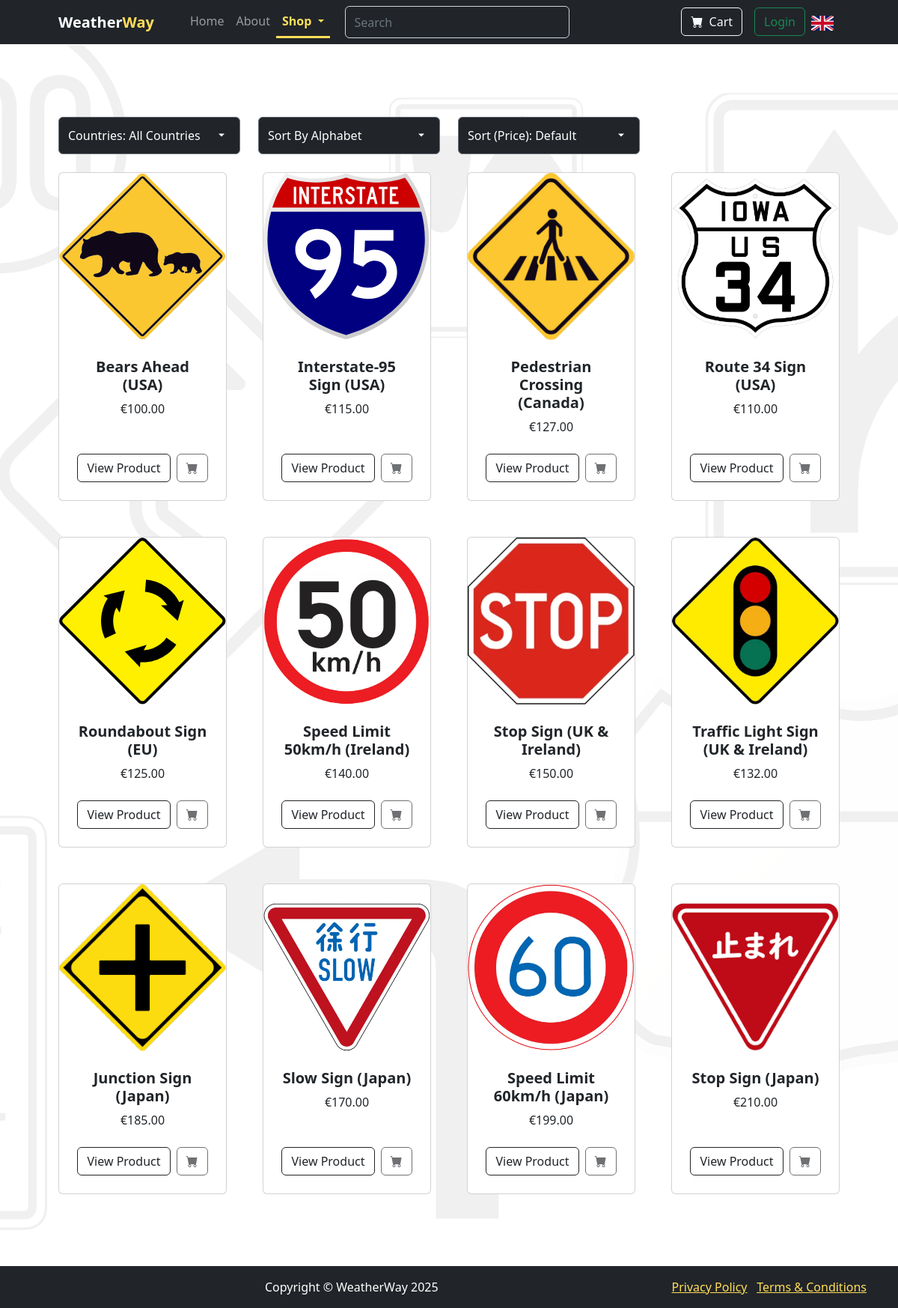
Screenshot of /all-products with the database file from the repository.
### model/models.py (models this page shows, shortened)
class Product(db.Model):
    id = db.Column(db.String(10), primary_key=True)
    name = db.Column(db.String(100), nullable=False)
    brand = db.Column(db.String(50), nullable=False)
    price = db.Column(db.Float(10000), nullable=False)
    coating = db.Column(db.String(50))
    materials = db.Column(db.String(100))
    embossing = db.Column(db.String(50))
    image_url = db.Column(db.String(200))
    description = db.Column(db.Text)
    country = db.Column(db.String(50), nullable=False)

### app.py (the view)
@app.route('/all-products', methods=['GET'])
def all_products():
    products = Product.query.all()
    countries = sorted(set(product.country for product in products))
    selected_country = request.args.get('country', '')
    selected_sort = request.args.get('sort', 'default')
    selected_price_sort = request.args.get('price_sort', 'default')
    if selected_country:
        products = Product.query.filter_by(country=selected_country).all()
    if selected_sort == 'a-z':
        products.sort(key=lambda x: x.name)
    elif selected_sort == 'z-a':
        products.sort(key=lambda x: x.name, reverse=True)
    if selected_price_sort == 'low-high':
        products.sort(key=lambda x: x.price)
    elif selected_price_sort == 'high-low':
        products.sort(key=lambda x: x.price, reverse=True)
    return render_template(
        'all-products.html',
        products=products,
        countries=countries,
        selected_country=selected_country,
        selected_sort=selected_sort,
        selected_price_sort=selected_price_sort
    )

### app.py (called while the page is built)
@app.context_processor
def inject_translations():
    language = session.get("language", "en")  # Default to English
    return {"t": translations.get(language, translations["en"])}  # Provide translation dictionary

@app.before_request
def ensure_basket_exists():
    if 'basket' not in session or not isinstance(session['basket'], dict):
        session['basket'] = {}  # Ensure it's always a dictionary
    session.modified = True  # Ensure session updates

### templates/all-products.html (shortened to what this page needs)
{% extends "base.html" %}
{% block content %}
<section class="py-5">
    <div class="container px-4 px-lg-5 mt-5">
        <form method="get" action="/all-products" class="mb-4">
            <div class="row gx-4">
                <div class="col-md-3 form-select-container" style="max-width: 18rem;">
                    <select name="country" class="form-select bg-dark text-white" onchange="this.form.submit()">
                        <option value="" {% if not selected_country %}selected{% endif %}>Countries: All Countries</option>
                    </select>
                </div>
                <div class="col-md-3 form-select-container" style="max-width: 18rem;">
                    <select name="sort" class="form-select bg-dark text-white" onchange="this.form.submit()">
                        <option value="default" {% if selected_sort == 'default' %}selected{% endif %}>Sort By Alphabet</option>
                    </select>
                </div>
                <div class="col-md-3 form-select-container" style="max-width: 18rem;">
                    <select name="price_sort" class="form-select bg-dark text-white" onchange="this.form.submit()">
                        <option value="default" {% if selected_price_sort == 'default' %}selected{% endif %}>Sort (Price): Default</option>
                    </select>
                </div>
            </div>
        </form>
        <div class="row gx-4 gx-lg-5 row-cols-1 row-cols-sm-2 row-cols-md-3 row-cols-lg-4 justify-content-center">
            {% for product in products %}
            <div class="col mb-5">
                <div class="card h-100">
                    <img class="card-img-top img-fluid" src="{{ url_for('static', filename=product.image_url) }}" alt="{{ product.name }}">
                    <div class="card-body p-4">
                        <div class="text-center">
                            <h5 class="fw-bolder">{{ product.name }}</h5>
                            €{{ "{:.2f}".format(product.price) }}
                        </div>
                    </div>
                    <div class="card-footer p-4 pt-0 border-top-0 bg-transparent">
                        <div class="d-flex justify-content-center">
                            <a class="btn btn-outline-dark mt-auto me-2" href="{{ url_for('product_details', product_id=product.id) }}">
                                View Product
                            </a>
                            {% if current_user.is_authenticated %}
                                <button class="btn btn-outline-dark flex-shrink-0" type="button" onclick="addToCart('{{ product.id }}')">
                                    <i class="bi-cart-fill"></i>
                                </button>
                            {% else %}
                                <button class="btn btn-outline-dark flex-shrink-0" disabled>
                                    <i class="bi-cart-fill"></i>
                                </button>
                            {% endif %}
                        </div>
                    </div>
                </div>
            </div>
            {% endfor %}
        </div>
    </div>
</section>
{% endblock %}

### templates/all-products.html (style rules this page uses)
.form-select { appearance: none; -webkit-appearance: none; -moz-appearance: none; background-color: #343a40; color: white; padding: 0.75rem; width: 100%; border: 1px solid #6c757d; position: relative; background-repeat: no-repeat; background-position: right 1rem center; background-size: 1rem; }

### rows the page displays
Product: image_url (picture), name "Bears Ahead (USA)", price "100.00"
Product: image_url (picture), name "Interstate-95 Sign (USA)", price "115.00"
Product: image_url (picture), name "Pedestrian Crossing (Canada)", price "127.00"
Product: image_url (picture), name "Route 34 Sign (USA)", price "110.00"
Product: image_url (picture), name "Roundabout Sign (EU)", price "125.00"
Product: image_url (picture), name "Speed Limit 50km/h (Ireland)", price "140.00"
Product: image_url (picture), name "Stop Sign (UK & Ireland)", price "150.00"
Product: image_url (picture), name "Traffic Light Sign (UK & Ireland)", price "132.00"
Product: image_url (picture), name "Junction Sign (Japan)", price "185.00"
Product: image_url (picture), name "Slow Sign (Japan)", price "170.00"
Product: image_url (picture), name "Speed Limit 60km/h (Japan)", price "199.00"
Product: image_url (picture), name "Stop Sign (Japan)", price "210.00"

### other values shown
{{ t["home"] }} "Home"
{{ t["about"] }} "About"
{{ t["shop"] }} "Shop"
{{ t["cart"] }} "Cart"
{{ t["sign_in"] }} "Login"
